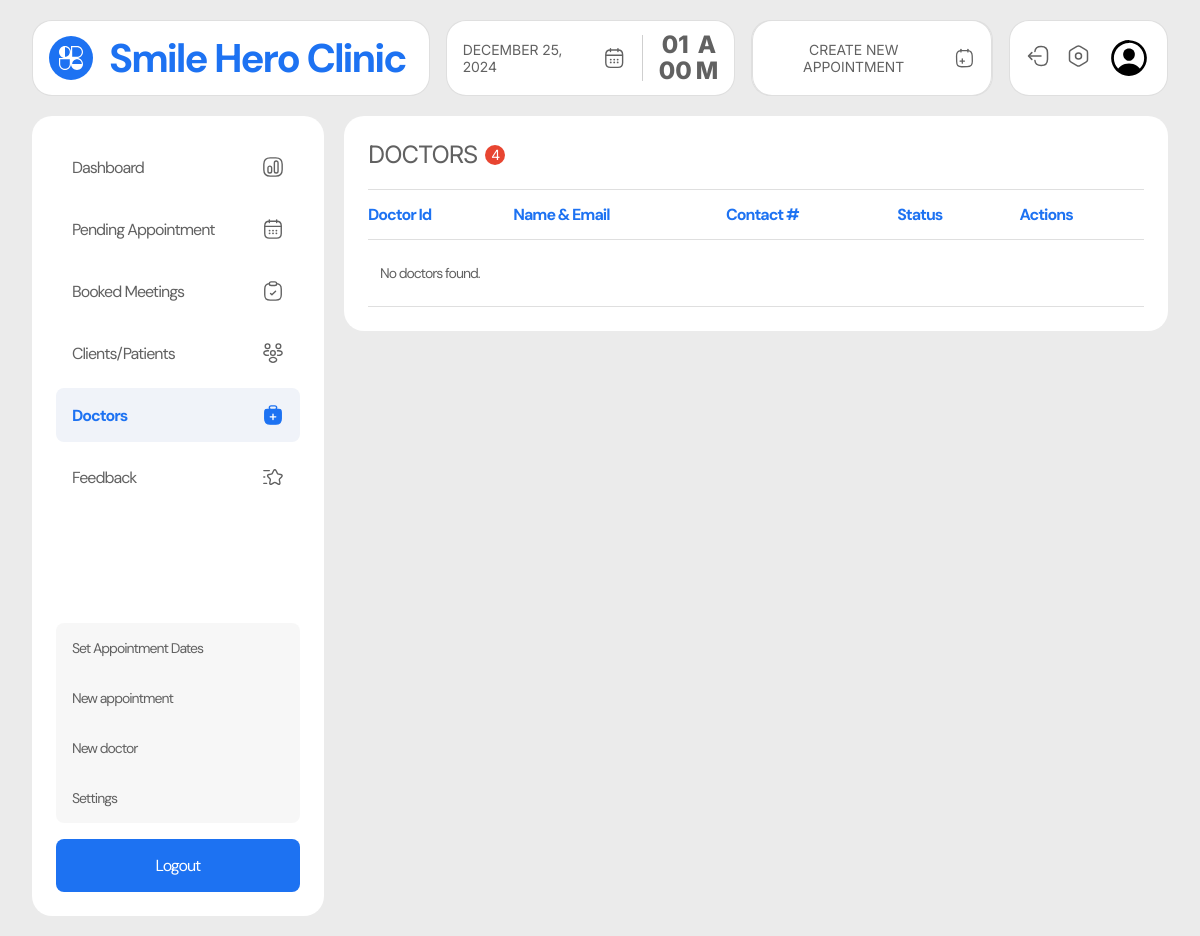
The page /admin/doctors.php?page=2 (signed in) on the database as committed earlier.
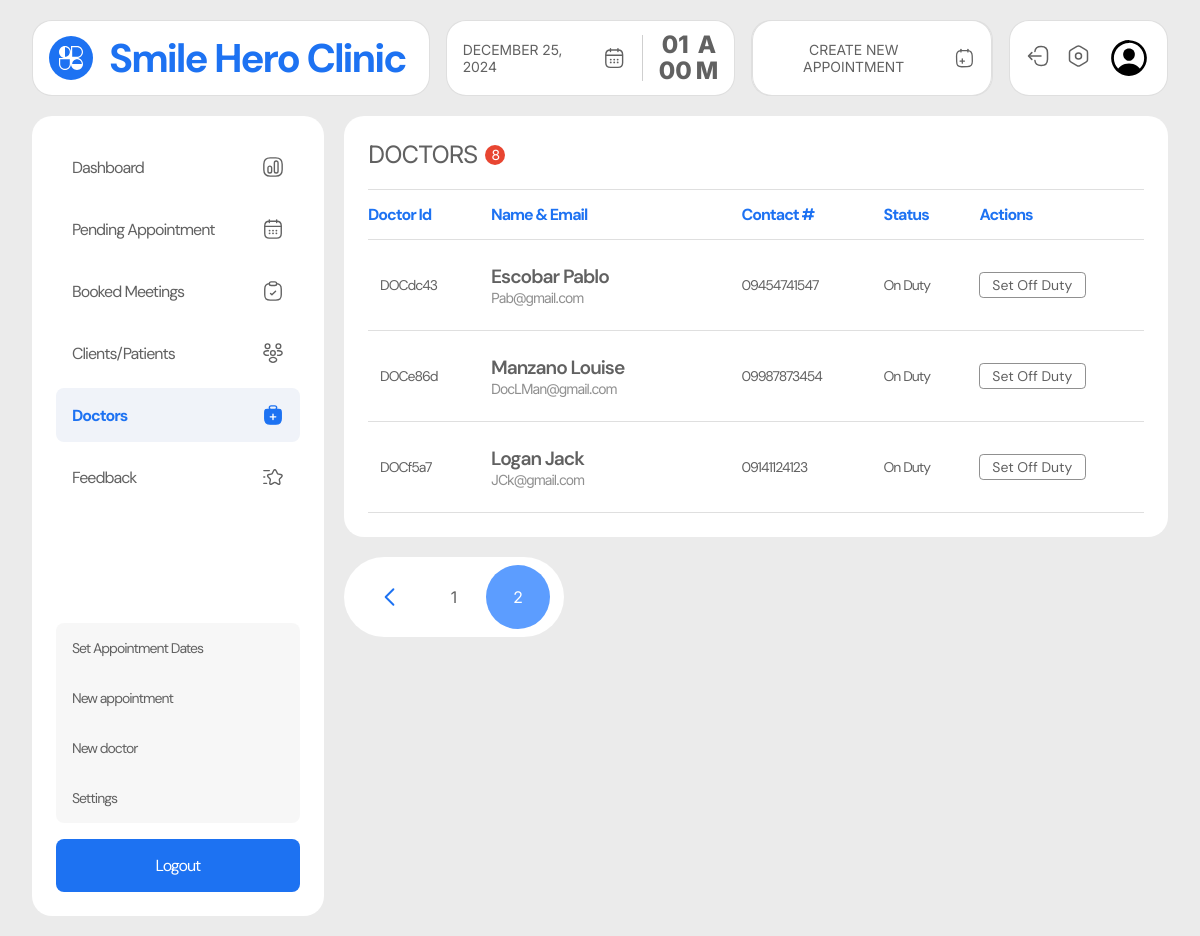
The same page on the database as committed later.
### tables this page shows
CREATE TABLE `doctors` (
  `doctor_id` varchar(100) NOT NULL,
  `first_name` varchar(100) NOT NULL,
  `last_name` varchar(100) NOT NULL,
  `phone_number` varchar(15) NOT NULL,
  `email` varchar(100) DEFAULT NULL,
  `availability` varchar(10) NOT NULL,
  `created_at` timestamp NOT NULL DEFAULT current_timestamp()
);

### admin/doctors.php (the view, shortened to what this page needs)
<?php
require_once '../includes/dbh.inc.php';
require_once './includes/pagination.php';
$limit = 5;
$page = isset($_GET['page']) ? (int)$_GET['page'] : 1;
$start = ($page - 1) * $limit;
$totalQuery = "SELECT COUNT(*) AS total FROM doctors";
$totalResult = $conn->query($totalQuery);
$totalRow = $totalResult->fetch_assoc();
$totalRecords = $totalRow['total'];
$query = "SELECT doctor_id, first_name, last_name, phone_number, email, availability FROM doctors LIMIT $start, $limit";
$result = $conn->query($query);
$doctors = [];
if ($result->num_rows > 0) {
  while ($row = $result->fetch_assoc()) {
    $doctors[] = $row;
  }
}
$totalPages = ceil($totalRecords / $limit);
?>
<!DOCTYPE html>
<html lang="en">
<head>
  <link rel="stylesheet" href="../src/dist/styles.css" />
</head>
<body class="admin__page">
  <main class="admin__main">
    <?php include("includes/nav.php"); ?>
     <section class="admin__content">
      <?php include("includes/side_nav.php"); ?>
      <div class="doctors__container">
        <div class="doctors__table">
          <h1 class="table-heading">
            doctors <span class="table-item-count"><?php echo $totalRecords?></span>
          </h1>
          <table>
            <thead>
              <tr>
                <th>doctor id</th>
                <th>name & email</th>
                <th>contact #</th>
                <th>status</th>
                <th>actions</th>
              </tr>
            </thead>
            <tbody>
              <?php if (!empty($doctors)): ?>
                <?php foreach ($doctors as $doctor): ?>
              <tr>
                <td><?php echo htmlspecialchars($doctor['doctor_id']); ?></td>
                <td class="patient-cell name-email">
                  <p class="name" title="<?php echo $doctor['last_name'] ." ". $doctor['first_name'] ?>">
                    <?php echo htmlspecialchars($doctor['last_name']); ?>
                    <?php echo htmlspecialchars($doctor['first_name']); ?>
                  </p>
                  <p class="email" title="<?php echo $doctor['email'] ?>">
                    <?php echo htmlspecialchars($doctor['email']); ?>
                  </p>
                </td>
                <td><?php echo htmlspecialchars($doctor['phone_number']); ?></td>
                <td><?php echo htmlspecialchars($doctor['availability']);?></td>
                <td>
                  <form class="status-toggle-form" method="POST">
                    <button type="submit" name="toggle" value="update">
                      Set <?php echo $doctor['availability'] === 'On Duty' ? 'Off Duty' : 'On Duty'; ?>
                    </button>
                  </form>
                </td>
              </tr>
                <?php endforeach; ?>
                <?php else: ?>
                <tr>
                    <td colspan="5">No doctors found.</td>
                  </tr>
                <?php endif; ?>
            </tbody>
          </table>
        </div>
        <?php renderPagination($page, $totalPages) ?>
      </div>
    </section>
  </main>
</body>
</html>

### admin/includes/nav.php (shortened to what this page needs)
<nav class="navbar" style="z-index: 1">
  <div class="navbar__brand">
    <h1 class="navbar__title">Smile Hero Clinic</h1>
  </div>
  <div class="navbar__datetime">
    <div class="navbar__date">
      <p class="currentDate">September 16, 2024</p>
    </div>
    <div class="navbar__time">
      <div id="timeEl" class="navbar__time-numbers">
        <p>02</p>
        <p>59</p>
      </div>
      <div class="navbar__ampm">
        <p class="navbar__ampm--first">p</p>
        <p class="navbar__ampm--second">m</p>
      </div>
    </div>
  </div>
  <button class="btn btn--primary">
    <a href="./new-appointment.php">
      Create New Appointment
     </a>
  </button>
  <div class="navbar__actions">
    <button class="btn btn--icon">
      <a href="#">
      </a>
    </button>
    <button class="btn btn--icon">
      <a href="#">
      </a>
    </button>
    <div class="profile">
    </div>
  </div>
</nav>

### admin/includes/side_nav.php
<?php $current_page = basename($_SERVER['PHP_SELF']); ?>
<aside class="admin-sidenav">
  <ul>
    <li <?php echo ($current_page == 'dashboard.php') ? 'class="active__link"' : ''; ?>>
      <a href="../admin/dashboard.php">
        <img
          src="../assets/admin_assets/icons/dashboard/<?php echo ($current_page == 'dashboard.php') ? 'active/dashboard.svg' : 'default/dashboard.svg'; ?>"
          alt="" style="width: 1.375rem; height: 1.375rem" />Dashboard</a>
    </li>
    <li <?php echo ($current_page == 'appointments.php') ? 'class="active__link"' : ''; ?>>
      <a href="../admin/appointments.php">
        <img
          src="../assets/admin_assets/icons/dashboard/<?php echo ($current_page == 'appointments.php') ? 'active/pending-appointment.svg' : 'default/pending-appointment.svg'; ?>"
          alt="" style="width: 1.375rem; height: 1.375rem" />Pending Appointment</a>
    </li>
    <li <?php echo ($current_page == 'booked.php') ? 'class="active__link"' : ''; ?>>
      <a href="../admin/booked.php">
        <img
          src="../assets/admin_assets/icons/dashboard/<?php echo ($current_page == 'booked.php') ? 'active/booked-appointments.svg' : 'default/booked-appointments.svg'; ?>"
          alt="" style="width: 1.375rem; height: 1.375rem" />Booked Meetings</a>
    </li>
    <li <?php echo ($current_page == 'patients.php') ? 'class="active__link"' : ''; ?>>
      <a href="../admin/patients.php">
        <img
          src="../assets/admin_assets/icons/dashboard/<?php echo ($current_page == 'patients.php') ? 'active/patients.svg' : 'default/patients.svg'; ?>"
          alt="" style="width: 1.375rem; height: 1.375rem" />Clients/Patients</a>
    </li>
    <li <?php echo ($current_page == 'doctors.php') ? 'class="active__link"' : ''; ?>>
      <a href="../admin/doctors.php">
        <img
          src="../assets/admin_assets/icons/dashboard/<?php echo ($current_page == 'doctors.php') ? 'active/doctors.svg' : 'default/doctors.svg'; ?>"
          alt="" style="width: 1.375rem; height: 1.375rem" />Doctors</a>
    </li>
    <li <?php echo ($current_page == 'feedback.php') ? 'class="active__link"' : ''; ?>>
      <a href="../admin/feedback.php">
        <img
          src="../assets/admin_assets/icons/dashboard/<?php echo ($current_page == 'feedback.php') ? 'active/feedback.svg' : 'default/feedback.svg'; ?>"
          alt="" style="width: 1.375rem; height: 1.375rem" />Feedback</a>
    </li>
  </ul>
  <div class="bottom-links">
    <ul>
      <li <?php echo ($current_page == 'set-dates.php') ? 'class="active__link"' : ''; ?>>
        <a href="../admin/set-dates.php">
          Set Appointment Dates
        </a>
      </li>
      <li <?php echo ($current_page == 'new-appointment.php') ? 'class="active__link"' : ''; ?>>
        <a href="../admin/new-appointment.php">
          New appointment
        </a>
      </li>
      <li <?php echo ($current_page == 'new-doctor.php') ? 'class="active__link"' : ''; ?>>
        <a href="../admin/new-doctor.php">
          New doctor
        </a>
      </li>
      <li <?php echo ($current_page == 'settings.php') ? 'class="active__link"' : ''; ?>>
        <a href="../admin/settings.php">
          Settings
        </a>
      </li>
    </ul>
    <button id="logout_button">
      <a href="../includes/logout.php">Logout</a>
    </button>
  </div>
</aside>

### admin/includes/pagination.php (shortened to what this page needs)
<?php
function renderPagination($currentPage, $totalPages) {
    if ($totalPages <= 1) return;
    echo '<div class="pagination">
            <div class="container">';
    if ($currentPage > 1) {
        echo '<a href="?page=' . ($currentPage - 1) . '" class="button icon">
                <svg width="33" height="33" viewBox="0 0 33 33" fill="none" xmlns="http://www.w3.org/2000/svg">
                  <path d="M20.0163 8.00655L12.0098 16.0131L20.0163 24.0197" stroke="#1D72F2" stroke-width="2" stroke-linecap="round" stroke-linejoin="round"/>
                </svg>
              </a>';
    }
    for ($i = 1; $i <= $totalPages; $i++) {
        $activeClass = $i == $currentPage ? 'active-page' : '';
        echo '<a href="?page=' . $i . '" class="button ' . $activeClass . '">' . $i . '</a>';
    }
    echo '</div>
    </div>';
}

Rows that differ between the two databases and show on the page:
now on this page (row edited): doctors: doctor_id "DOCdc43", last_name "Escobar", first_name "Pablo", email "Pab@gmail.com", phone_number "09454741547", availability "On Duty", shows "Off Duty"
now on this page (row edited): doctors: doctor_id "DOCe86d", last_name "Manzano", first_name "Louise", email "DocLMan@gmail.com", phone_number "09987873454", availability "On Duty", shows "Off Duty"
added doctors: doctor_id "DOCf5a7", last_name "Logan", first_name "Jack", email "JCk@gmail.com", phone_number "09141124123", availability "On Duty", shows "Off Duty"
Other text that changed with them:
$totalRecords: "4" → "8"
new list line: "1"
new list line: "2"
text no longer shown: "No doctors found."
